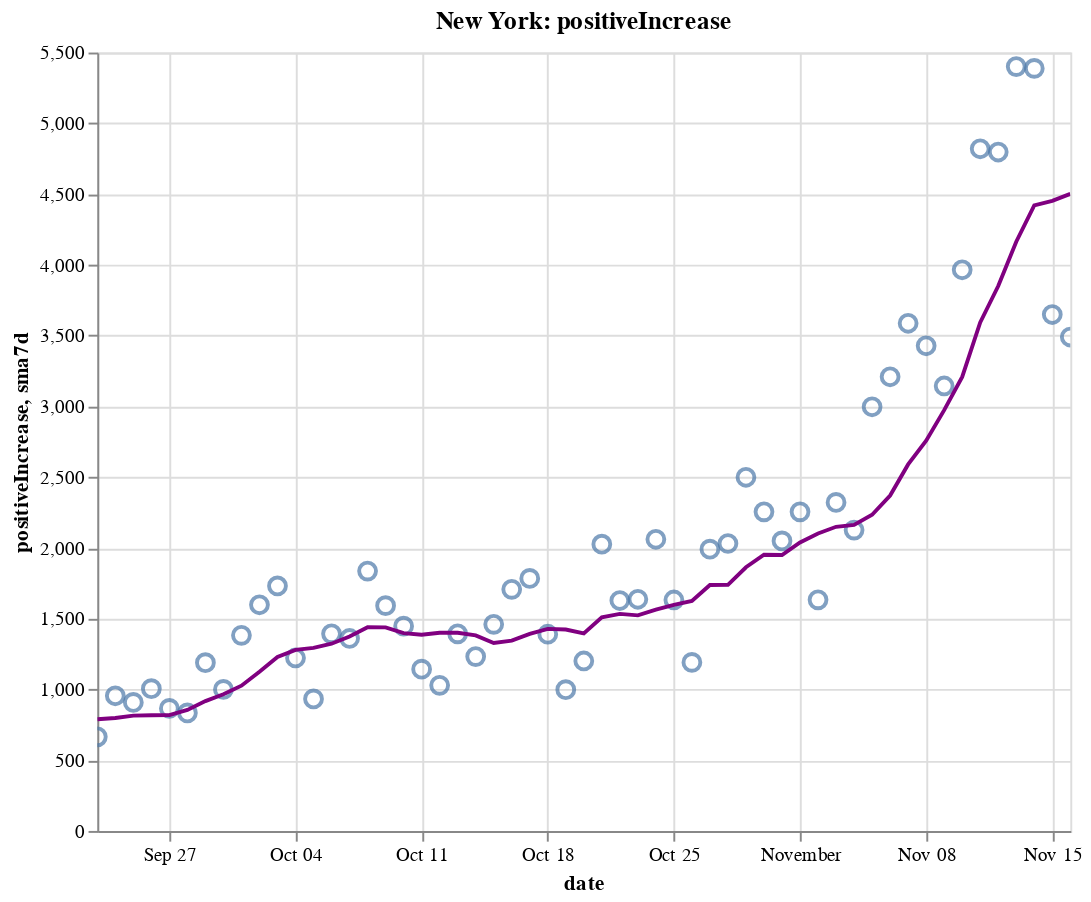

Notebook code cell kept with this figure:
### Code cell
create_plot(ny, 'positiveIncrease')

### Figure 1 — Vega-Lite specification as saved in the notebook (floating-point values rounded to 4 significant figures)
{"config": {"view": {"continuousWidth": 400, "continuousHeight": 300}}, "layer": [{"layer": [{"mark": {"type": "point", "size": 75}, "encoding": {"tooltip": [{"type": "temporal", "field": "date"}, {"type": "quantitative", "field": "positiveIncrease"}, {"type": "quantitative", "field": "sma7d"}], "x": {"type": "temporal", "field": "date"}, "y": {"type": "quantitative", "field": "positiveIncrease"}}, "selection": {"selector008": {"type": "interval", "bind": "scales", "encodings": ["x", "y"]}}}, {"mark": {"type": "line", "color": "purple"}, "encoding": {"x": {"type": "temporal", "field": "date"}, "y": {"type": "quantitative", "field": "sma7d"}}}]}, {"mark": {"type": "rule", "color": "#aaa"}, "encoding": {"x": {"type": "temporal", "field": "date"}}, "transform": [{"filter": {"selection": "selector007"}}]}, {"mark": "circle", "encoding": {"opacity": {"condition": {"value": 1, "selection": "selector007"}, "value": 0}, "tooltip": [{"type": "temporal", "field": "date"}, {"type": "quantitative", "field": "positiveIncrease"}, {"type": "quantitative", "field": "sma7d"}], "x": {"type": "temporal", "field": "date"}, "y": {"type": "quantitative", "field": "positiveIncrease"}}, "selection": {"selector007": {"type": "single", "encodings": ["x"], "on": "mouseover", "nearest": true, "empty": "none"}}}, {"mark": {"type": "text", "align": "left", "dx": 5, "dy": -5, "stroke": "white", "strokeWidth": 2}, "encoding": {"text": {"type": "quantitative", "field": "positiveIncrease"}, "tooltip": [{"type": "temporal", "field": "date"}, {"type": "quantitative", "field": "positiveIncrease"}, {"type": "quantitative", "field": "sma7d"}], "x": {"type": "temporal", "field": "date"}, "y": {"type": "quantitative", "field": "positiveIncrease"}}, "transform": [{"filter": {"selection": "selector007"}}]}, {"mark": {"type": "text", "align": "left", "dx": 5, "dy": -5}, "encoding": {"text": {"type": "quantitative", "field": "positiveIncrease"}, "tooltip": [{"type": "temporal", "field": "date"}, {"type": "quantitative", "field": "positiveIncrease"}, {"type": "quantitative", "field": "sma7d"}], "x": {"type": "temporal", "field": "date"}, "y": {"type": "quantitative", "field": "positiveIncrease"}}, "transform": [{"filter": {"selection": "selector007"}}]}], "data": {"name": "data-80e950fca9e236f332dcd2654f0d2b6e"}, "height": 400, "title": "New York: positiveIncrease", "width": 500, "$schema": "https://vega.github.io/schema/vega-lite/v4.8.1.json", "datasets": {"data-80e950fca9e236f332dcd2654f0d2b6e": [{"date": "2020-09-23T00:00:00", "totalTestResultsIncrease": 70930.0, "positiveIncrease": 665.0, "death": 25440.0, "deathIncrease": 5.0, "positiveRate": 0.009, "state": "New York", "sma7d": 789.4}, {"date": "2020-09-24T00:00:00", "totalTestResultsIncrease": 92950.0, "positiveIncrease": 955.0, "death": 25440.0, "deathIncrease": 2.0, "positiveRate": 0.01, "state": "New York", "sma7d": 797.9}, {"date": "2020-09-25T00:00:00", "totalTestResultsIncrease": 94820.0, "positiveIncrease": 908.0, "death": 25450.0, "deathIncrease": 7.0, "positiveRate": 0.01, "state": "New York", "sma7d": 814.7}, {"date": "2020-09-26T00:00:00", "totalTestResultsIncrease": 99950.0, "positiveIncrease": 1005.0, "death": 25450.0, "deathIncrease": 4.0, "positiveRate": 0.01, "state": "New York", "sma7d": 817.4}, {"date": "2020-09-27T00:00:00", "totalTestResultsIncrease": 84770.0, "positiveIncrease": 866.0, "death": 25460.0, "deathIncrease": 6.0, "positiveRate": 0.01, "state": "New York", "sma7d": 818.0}, {"date": "2020-09-28T00:00:00", "totalTestResultsIncrease": 52940.0, "positiveIncrease": 834.0, "death": 25470.0, "deathIncrease": 12.0, "positiveRate": 0.016, "state": "New York", "sma7d": 855.3}, {"date": "2020-09-29T00:00:00", "totalTestResultsIncrease": 88230.0, "positiveIncrease": 1189.0, "death": 25470.0, "deathIncrease": 2.0, "positiveRate": 0.013, "state": "New York", "sma7d": 917.4}, {"date": "2020-09-30T00:00:00", "totalTestResultsIncrease": 97960.0, "positiveIncrease": 1000.0, "death": 25480.0, "deathIncrease": 9.0, "positiveRate": 0.01, "state": "New York", "sma7d": 965.3}, {"date": "2020-10-01T00:00:00", "totalTestResultsIncrease": 109200.0, "positiveIncrease": 1382.0, "death": 25490.0, "deathIncrease": 11.0, "positiveRate": 0.013, "state": "New York", "sma7d": 1026.0}, {"date": "2020-10-02T00:00:00", "totalTestResultsIncrease": 119500.0, "positiveIncrease": 1598.0, "death": 25500.0, "deathIncrease": 7.0, "positiveRate": 0.013, "state": "New York", "sma7d": 1125.0}, {"date": "2020-10-03T00:00:00", "totalTestResultsIncrease": 134300.0, "positiveIncrease": 1731.0, "death": 25500.0, "deathIncrease": 8.0, "positiveRate": 0.013, "state": "New York", "sma7d": 1229.0}, {"date": "2020-10-04T00:00:00", "totalTestResultsIncrease": 110300.0, "positiveIncrease": 1222.0, "death": 25520.0, "deathIncrease": 14.0, "positiveRate": 0.011, "state": "New York", "sma7d": 1279.0}, {"date": "2020-10-05T00:00:00", "totalTestResultsIncrease": 76400.0, "positiveIncrease": 933.0, "death": 25530.0, "deathIncrease": 8.0, "positiveRate": 0.012, "state": "New York", "sma7d": 1294.0}, {"date": "2020-10-06T00:00:00", "totalTestResultsIncrease": 96360.0, "positiveIncrease": 1393.0, "death": 25540.0, "deathIncrease": 9.0, "positiveRate": 0.014, "state": "New York", "sma7d": 1323.0}, {"date": "2020-10-07T00:00:00", "totalTestResultsIncrease": 108200.0, "positiveIncrease": 1360.0, "death": 25540.0, "deathIncrease": 9.0, "positiveRate": 0.013, "state": "New York", "sma7d": 1374.0}, {"date": "2020-10-08T00:00:00", "totalTestResultsIncrease": 145800.0, "positiveIncrease": 1836.0, "death": 25560.0, "deathIncrease": 10.0, "positiveRate": 0.013, "state": "New York", "sma7d": 1439.0}, {"date": "2020-10-09T00:00:00", "totalTestResultsIncrease": 139300.0, "positiveIncrease": 1592.0, "death": 25560.0, "deathIncrease": 6.0, "positiveRate": 0.011, "state": "New York", "sma7d": 1438.0}, {"date": "2020-10-10T00:00:00", "totalTestResultsIncrease": 134600.0, "positiveIncrease": 1447.0, "death": 25570.0, "deathIncrease": 8.0, "positiveRate": 0.011, "state": "New York", "sma7d": 1398.0}, {"date": "2020-10-11T00:00:00", "totalTestResultsIncrease": 118300.0, "positiveIncrease": 1143.0, "death": 25570.0, "deathIncrease": 5.0, "positiveRate": 0.01, "state": "New York", "sma7d": 1386.0}, {"date": "2020-10-12T00:00:00", "totalTestResultsIncrease": 91790.0, "positiveIncrease": 1029.0, "death": 25590.0, "deathIncrease": 13.0, "positiveRate": 0.011, "state": "New York", "sma7d": 1400.0}, {"date": "2020-10-13T00:00:00", "totalTestResultsIncrease": 99070.0, "positiveIncrease": 1393.0, "death": 25600.0, "deathIncrease": 11.0, "positiveRate": 0.014, "state": "New York", "sma7d": 1400.0}, {"date": "2020-10-14T00:00:00", "totalTestResultsIncrease": 111700.0, "positiveIncrease": 1232.0, "death": 25600.0, "deathIncrease": 7.0, "positiveRate": 0.011, "state": "New York", "sma7d": 1382.0}, {"date": "2020-10-15T00:00:00", "totalTestResultsIncrease": 133200.0, "positiveIncrease": 1460.0, "death": 25620.0, "deathIncrease": 13.0, "positiveRate": 0.011, "state": "New York", "sma7d": 1328.0}, {"date": "2020-10-16T00:00:00", "totalTestResultsIncrease": 136000.0, "positiveIncrease": 1707.0, "death": 25630.0, "deathIncrease": 10.0, "positiveRate": 0.013, "state": "New York", "sma7d": 1344.0}, {"date": "2020-10-17T00:00:00", "totalTestResultsIncrease": 160000.0, "positiveIncrease": 1784.0, "death": 25640.0, "deathIncrease": 9.0, "positiveRate": 0.011, "state": "New York", "sma7d": 1393.0}, {"date": "2020-10-18T00:00:00", "totalTestResultsIncrease": 128800.0, "positiveIncrease": 1390.0, "death": 25640.0, "deathIncrease": 7.0, "positiveRate": 0.011, "state": "New York", "sma7d": 1428.0}, {"date": "2020-10-19T00:00:00", "totalTestResultsIncrease": 82010.0, "positiveIncrease": 998.0, "death": 25660.0, "deathIncrease": 15.0, "positiveRate": 0.012, "state": "New York", "sma7d": 1423.0}, {"date": "2020-10-20T00:00:00", "totalTestResultsIncrease": 90540.0, "positiveIncrease": 1201.0, "death": 25670.0, "deathIncrease": 13.0, "positiveRate": 0.013, "state": "New York", "sma7d": 1396.0}, {"date": "2020-10-21T00:00:00", "totalTestResultsIncrease": 124800.0, "positiveIncrease": 2026.0, "death": 25680.0, "deathIncrease": 7.0, "positiveRate": 0.016, "state": "New York", "sma7d": 1509.0}, {"date": "2020-10-22T00:00:00", "totalTestResultsIncrease": 135300.0, "positiveIncrease": 1628.0, "death": 25690.0, "deathIncrease": 15.0, "positiveRate": 0.012, "state": "New York", "sma7d": 1533.0}, {"date": "2020-10-23T00:00:00", "totalTestResultsIncrease": 141500.0, "positiveIncrease": 1637.0, "death": 25700.0, "deathIncrease": 11.0, "positiveRate": 0.012, "state": "New York", "sma7d": 1523.0}, {"date": "2020-10-24T00:00:00", "totalTestResultsIncrease": 156900.0, "positiveIncrease": 2061.0, "death": 25720.0, "deathIncrease": 13.0, "positiveRate": 0.013, "state": "New York", "sma7d": 1563.0}, {"date": "2020-10-25T00:00:00", "totalTestResultsIncrease": 120800.0, "positiveIncrease": 1632.0, "death": 25730.0, "deathIncrease": 12.0, "positiveRate": 0.014, "state": "New York", "sma7d": 1598.0}, {"date": "2020-10-26T00:00:00", "totalTestResultsIncrease": 82120.0, "positiveIncrease": 1191.0, "death": 25740.0, "deathIncrease": 12.0, "positiveRate": 0.015, "state": "New York", "sma7d": 1625.0}, {"date": "2020-10-27T00:00:00", "totalTestResultsIncrease": 111600.0, "positiveIncrease": 1991.0, "death": 25760.0, "deathIncrease": 16.0, "positiveRate": 0.018, "state": "New York", "sma7d": 1738.0}, {"date": "2020-10-28T00:00:00", "totalTestResultsIncrease": 129700.0, "positiveIncrease": 2031.0, "death": 25770.0, "deathIncrease": 15.0, "positiveRate": 0.016, "state": "New York", "sma7d": 1739.0}, {"date": "2020-10-29T00:00:00", "totalTestResultsIncrease": 168400.0, "positiveIncrease": 2499.0, "death": 25790.0, "deathIncrease": 19.0, "positiveRate": 0.015, "state": "New York", "sma7d": 1863.0}, {"date": "2020-10-30T00:00:00", "totalTestResultsIncrease": 146900.0, "positiveIncrease": 2255.0, "death": 25800.0, "deathIncrease": 12.0, "positiveRate": 0.015, "state": "New York", "sma7d": 1951.0}, {"date": "2020-10-31T00:00:00", "totalTestResultsIncrease": 137000.0, "positiveIncrease": 2049.0, "death": 25810.0, "deathIncrease": 3.0, "positiveRate": 0.015, "state": "New York", "sma7d": 1950.0}, {"date": "2020-11-01T00:00:00", "totalTestResultsIncrease": 148900.0, "positiveIncrease": 2255.0, "death": 25820.0, "deathIncrease": 17.0, "positiveRate": 0.015, "state": "New York", "sma7d": 2039.0}, {"date": "2020-11-02T00:00:00", "totalTestResultsIncrease": 96100.0, "positiveIncrease": 1633.0, "death": 25840.0, "deathIncrease": 14.0, "positiveRate": 0.017, "state": "New York", "sma7d": 2102.0}, {"date": "2020-11-03T00:00:00", "totalTestResultsIncrease": 127900.0, "positiveIncrease": 2321.0, "death": 25850.0, "deathIncrease": 15.0, "positiveRate": 0.018, "state": "New York", "sma7d": 2149.0}, {"date": "2020-11-04T00:00:00", "totalTestResultsIncrease": 133500.0, "positiveIncrease": 2126.0, "death": 25870.0, "deathIncrease": 15.0, "positiveRate": 0.016, "state": "New York", "sma7d": 2163.0}, {"date": "2020-11-05T00:00:00", "totalTestResultsIncrease": 161000.0, "positiveIncrease": 2997.0, "death": 25890.0, "deathIncrease": 24.0, "positiveRate": 0.019, "state": "New York", "sma7d": 2234.0}, {"date": "2020-11-06T00:00:00", "totalTestResultsIncrease": 160700.0, "positiveIncrease": 3209.0, "death": 25910.0, "deathIncrease": 18.0, "positiveRate": 0.02, "state": "New York", "sma7d": 2370.0}, {"date": "2020-11-07T00:00:00", "totalTestResultsIncrease": 163300.0, "positiveIncrease": 3587.0, "death": 25930.0, "deathIncrease": 18.0, "positiveRate": 0.022, "state": "New York", "sma7d": 2590.0}, {"date": "2020-11-08T00:00:00", "totalTestResultsIncrease": 145600.0, "positiveIncrease": 3428.0, "death": 25950.0, "deathIncrease": 19.0, "positiveRate": 0.024, "state": "New York", "sma7d": 2757.0}, {"date": "2020-11-09T00:00:00", "totalTestResultsIncrease": 111400.0, "positiveIncrease": 3144.0, "death": 25970.0, "deathIncrease": 26.0, "positiveRate": 0.028, "state": "New York", "sma7d": 2973.0}, {"date": "2020-11-10T00:00:00", "totalTestResultsIncrease": 128000.0, "positiveIncrease": 3965.0, "death": 26000.0, "deathIncrease": 32.0, "positiveRate": 0.031, "state": "New York", "sma7d": 3208.0}, {"date": "2020-11-11T00:00:00", "totalTestResultsIncrease": 164300.0, "positiveIncrease": 4820.0, "death": 26030.0, "deathIncrease": 21.0, "positiveRate": 0.029, "state": "New York", "sma7d": 3593.0}, {"date": "2020-11-12T00:00:00", "totalTestResultsIncrease": 162600.0, "positiveIncrease": 4797.0, "death": 26060.0, "deathIncrease": 29.0, "positiveRate": 0.029, "state": "New York", "sma7d": 3850.0}, {"date": "2020-11-13T00:00:00", "totalTestResultsIncrease": 203700.0, "positiveIncrease": 5401.0, "death": 26080.0, "deathIncrease": 24.0, "positiveRate": 0.027, "state": "New York", "sma7d": 4163.0}, {"date": "2020-11-14T00:00:00", "totalTestResultsIncrease": 184200.0, "positiveIncrease": 5388.0, "death": 26100.0, "deathIncrease": 24.0, "positiveRate": 0.029, "state": "New York", "sma7d": 4420.0}, {"date": "2020-11-15T00:00:00", "totalTestResultsIncrease": 133200.0, "positiveIncrease": 3649.0, "death": 26130.0, "deathIncrease": 30.0, "positiveRate": 0.027, "state": "New York", "sma7d": 4452.0}, {"date": "2020-11-16T00:00:00", "totalTestResultsIncrease": 124600.0, "positiveIncrease": 3490.0, "death": 26160.0, "deathIncrease": 26.0, "positiveRate": 0.028, "state": "New York", "sma7d": 4501.0}]}}
